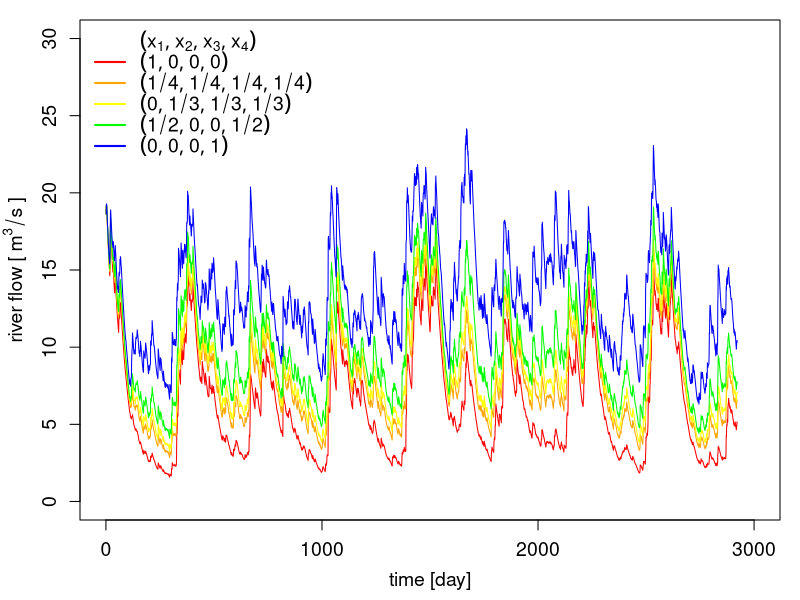

Generate this figure with R:
setwd("C:/Users/neo204/OneDrive - University of Exeter/NEVO/Rushton Model/Paper/Tidy Code/")

rm(list = ls())

outputs = read.table("plot_model_runs.txt")

par(mfrow = c(1,1), family = "sans", mar = c(4,4,1,1), ps = 14)

plot(1, type = "n", axes = FALSE, xlab = "", ylab = "", xlim = c(0, 3000), ylim = c(0, 30))
axis(side = 1, at = c(0, 1000, 2000, 3000), labels = TRUE)
mtext("time [day]", side = 1, line = 2.5)
axis(side = 2, at = c(0, 5, 10, 15, 20, 25, 30), labels = TRUE)
mtext(expression("river flow [" ~ m^3/s ~ "]"), side = 2, line = 2.5)
lines(1:2922, outputs[1,], col = "red")
lines(1:2922, outputs[2,], col = "orange")
lines(1:2922, outputs[3,], col = "yellow")
lines(1:2922, outputs[4,], col = "green")
lines(1:2922, outputs[5,], col = "blue")
legend("topleft", legend = c(expression((list(x[1], x[2], x[3], x[4]))),
                             expression((list(1, 0, 0, 0))),
                             expression((list(1/4, 1/4, 1/4, 1/4))),
                             expression((list(0, 1/3, 1/3, 1/3))),
                             expression((list(1/2, 0, 0, 1/2))),
                             expression((list(0, 0, 0, 1)))),
       col = c("black", "red", "orange", "yellow", "green", "blue"),
       lty = c(0, rep(1, 5)), lwd = rep(2, 6), bty = "n")
box(lwd = 1)